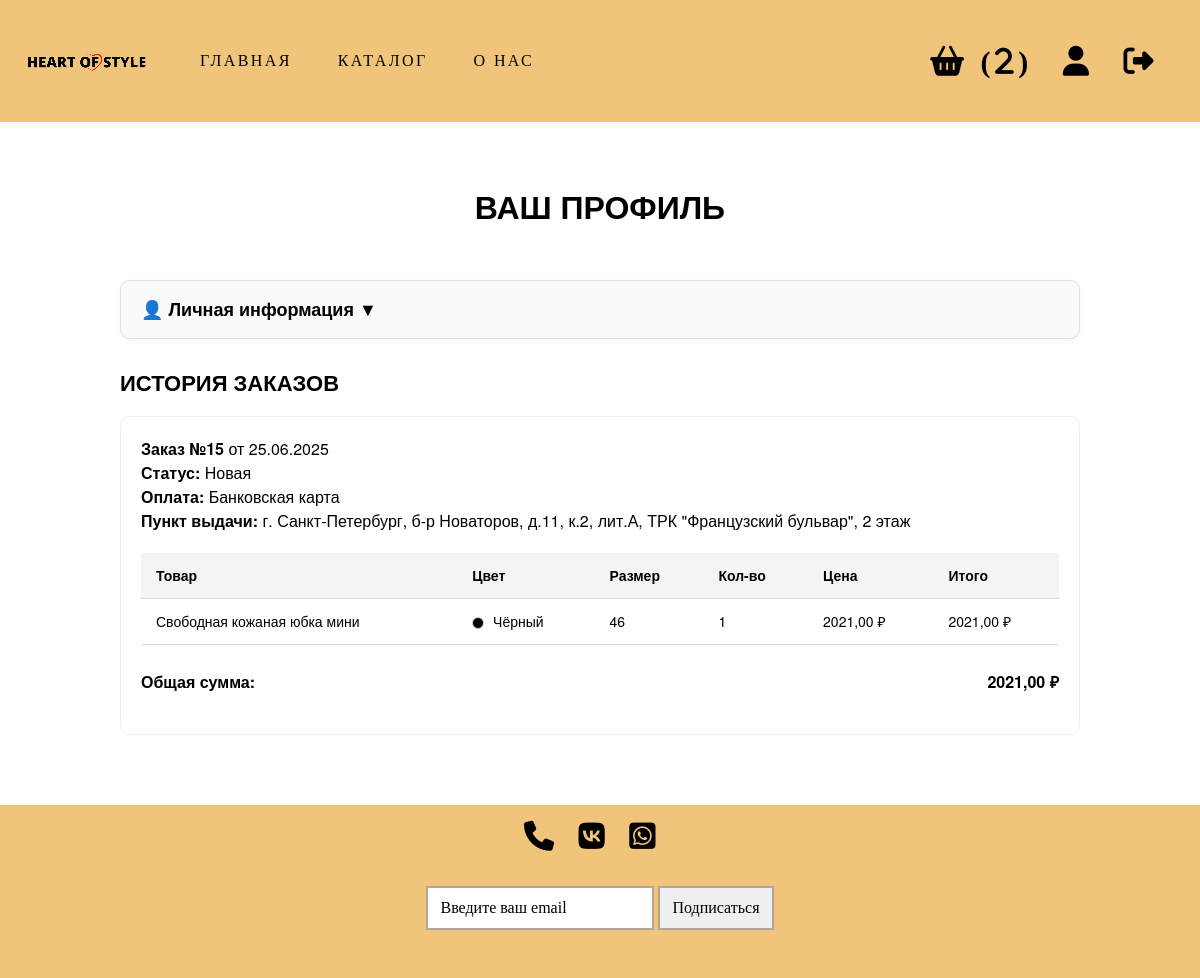
The page /profile/ (signed in) on the database its author committed.
### backend/general/models.py (models this page shows, shortened)
class Cart(models.Model):
    user = models.OneToOneField(User, on_delete=models.CASCADE)
    created_at = models.DateTimeField(auto_now_add=True)
    updated_at = models.DateTimeField(auto_now=True)
    @property
    def total_items(self):
        return self.items.count()

class Order(models.Model):
    TYPE_PAYMENT_CHOICES = [
        ("0", "Банковская карта "),
        ("1", "Наличные"),
    ]
    STATUS_CHOICES = [
        ("0", "Новая"),
        ("1", "В Обработке"),
        ("2", "Принята"),
        ("3", "Завершена"),
        ("4", "Отменена"),
    ]
    user = models.ForeignKey(
        User,
        on_delete=models.CASCADE
    )
    address = models.ForeignKey(
        PickupPoint,
        on_delete=models.SET_NULL,
        null=True,
        blank=False
    )
    type_payment = models.CharField(max_length=1, choices=TYPE_PAYMENT_CHOICES)
    status = models.CharField(max_length=1, choices=STATUS_CHOICES, default='0')
    date_at = models.DateTimeField(auto_now_add=True, verbose_name='Дата создания')
    product = models.ManyToManyField(
        Product,
        related_name='orders'
    )
    cancel_reason = models.CharField(max_length=200, null=True, blank=True)
    @property
    def total_price(self):
        return sum(item.total_price for item in self.items.all())

class PickupPoint(models.Model):
    address = models.CharField(max_length=255, unique=True)
    def __str__(self):
        return self.address

class OrderItem(models.Model):
    order = models.ForeignKey(Order, on_delete=models.CASCADE, related_name='items')
    product = models.ForeignKey(Product, on_delete=models.CASCADE)
    quantity = models.PositiveIntegerField(default=1)
    price = models.DecimalField(max_digits=10, decimal_places=2)  # цена на момент заказа
    color = models.ForeignKey(Color, on_delete=models.SET_NULL, null=True, blank=True)
    size = models.ForeignKey(Size, on_delete=models.SET_NULL, null=True, blank=True)
    @property
    def total_price(self):
        return self.quantity * self.price

class Product(models.Model):
    name = models.CharField(max_length=100)
    description = models.TextField()
    price = models.DecimalField(max_digits=10, decimal_places=2)
    created_at = models.DateTimeField(auto_now_add=True)

class Color(models.Model):
    name = models.CharField(max_length=100)
    hex_code=models.CharField(max_length=7, default='#FFFFFF')

class Size(models.Model):
    name = models.CharField(max_length=100)

### backend/general/views.py (the view)
# urls.py: path('profile/', profile, name='profile'),
def profile(request):
    if request.user.is_superuser:
        return redirect('admin_order')
    if not request.user.is_authenticated:
        return redirect('index')
    userprofile = get_object_or_404(UserProfile, user=request.user)
    orders = Order.objects.filter(user=request.user).prefetch_related(
        'items__product', 'items__color', 'items__size'
    ).select_related('address').order_by('-date_at')
    return render(request, 'profile.html', {
        'orders': orders,
        'userprofile': userprofile,
    })

### frontend/templates/profile.html (shortened to what this page needs)
{% extends 'base.html' %}
{% load static %}
{% block content %}
<div class="profile-container">
  <h1 class="profile-title">ВАШ ПРОФИЛЬ</h1>
  <details class="user-info">
    <summary>👤 Личная информация</summary>
  </details>
  <h2 class="order-history-title">История заказов</h2>
  {% for order in orders %}
    <div class="order-block">
      <p><strong>Заказ №{{ order.id }}</strong> от {{ order.date_at|date:"d.m.Y" }}</p>
      <p><strong>Статус:</strong> {{ order.get_status_display }}</p>
      <p><strong>Оплата:</strong> {{ order.get_type_payment_display }}</p>
      <p><strong>Пункт выдачи:</strong> {{ order.address|default:"—" }}</p>
      <table class="order-table">
        <thead>
          <tr>
            <th>Товар</th>
            <th>Цвет</th>
            <th>Размер</th>
            <th>Кол-во</th>
            <th>Цена</th>
            <th>Итого</th>
          </tr>
        </thead>
        <tbody>
          {% for item in order.items.all %}
            <tr>
              <td>{{ item.product.name }}</td>
              <td>
                {% if item.color %}
                  <span class="color-circle" style="background-color: {{ item.color.hex_code }}"></span>
                  {{ item.color.name }}
                {% else %}
                  —
                {% endif %}
              </td>
              <td>
                {% if item.size %}
                  {{ item.size.name }}
                {% else %}
                  —
                {% endif %}
              </td>
              <td>{{ item.quantity }}</td>
              <td>{{ item.price }} ₽</td>
              <td>{{ item.total_price }} ₽</td>
            </tr>
          {% endfor %}
        </tbody>
      </table>
      <p class="order-total">Общая сумма: <strong>{{ order.total_price }} ₽</strong></p>
    </div>
  {% empty %}
    <p>У вас пока нет заказов.</p>
  {% endfor %}
</div>
{% endblock %}

### frontend/templates/base.html (shortened to what this page needs)
{% load static %}
<!DOCTYPE html>
<html lang="en">
<head>
    <link rel="stylesheet" href="{% static 'my_css/font_awesome.css' %}">
    <link rel="stylesheet" href="{% static 'bootstrap.min.css' %}">
    <link rel="stylesheet" href="{% static 'my_css/style.css' %}">
</head>
<body class="d-flex flex-column min-vh-100">
    <nav class="navbar navbar-expand-lg bg-body-tertiary">
        <div class="container-fluid">
            <img src="{% static 'img/logo.png' %}" alt="Логотип" class="logo">
            {% if not user.is_superuser %}
            <div class="collapse navbar-collapse" id="navbarSupportedContent">
                <ul class="navbar-nav me-auto mb-2 mb-lg-0">
                    <li class="nav-item">
                        <a class="nav-link active" href="{% url 'index' %}">Главная</a>
                    </li>
                    <li class="nav-item">
                        <a class="nav-link active" href="{% url 'catalog' %}">Каталог</a>
                    </li>
                    <li class="nav-item">
                        <a class="nav-link active" href="{%url 'about'%}">О нас</a>
                    </li>
                </ul>
                {% endif %}
                <form class="d-flex" role="search">
                    {% if not user.is_authenticated %}
                        <a class="fa-solid fa-right-to-bracket fa active" href="{% url 'login' %}" title="Войти"></a>
                    {% else %}
                        {% if user.is_superuser %}
                            <a class="fa-solid fa-book fa active" href="{% url 'admin_order' %}" title="Заказы (админ)"></a>
                        {% else %}
                            <a href="{% url 'cart' %}" class="fa-solid fa-basket-shopping fa active" title="Корзина">
                                (<span class="cart-counter">{{ request.user.cart.total_items|default:0 }}</span>)
                            </a>
                            <a class="fa-solid fa-user fa active" href="{% url 'profile' %}" title="Профиль"></a>
                        {% endif %}
                        <a class="fa-solid fa-right-from-bracket fa active" href="{% url 'logout' %}" title="Выйти"></a>
                    {% endif %}
                </form>
            </div>
        </div>
    </nav>
    <div class="container flex-grow-1">
        {% block content %}{% endblock %}
    </div>
    <footer class="text-center py-3">
        <div class="footer center">
            <a href="#" class="me-3 fa-solid fa-phone fa active" title="Позвонить"></a>
            <a href="#" class="me-3 fa-brands fa-vk fa active" title="VK"></a>
            <a href="#" class="me-3 fa-brands fa-square-whatsapp fa active" title="WhatsApp"></a>
        </div>
        <form>
            <input type="email" placeholder="Введите ваш email">
            <button type="submit">Подписаться</button>
        </form>
    </footer>
</body>
</html>

### frontend/static/my_css/style.css (style rules this page uses)
:root { --two-color: #B1A59C; --main-color: rgb(240, 197, 123); --main-font: "Playfair Display" }
html, body { font-family: "Alegreya Sans"; color: black; font-size: 16px; margin: 0; padding: 0; width: 100%; min-height: 100vh; }
h1, h2, h3, h4, h5, h6 { padding: 0; margin: 0; text-transform: uppercase; }
h1 { text-align: center; padding-top: 25px; padding-bottom: 25px; }
ul, li { display: block; text-transform: uppercase; }
P { margin-bottom: 0px; }
a.active, a, a:hover, a:visited, a.active:visited { color: black; text-decoration: none; letter-spacing: 0.15em; transition: transform 0.2s; }
footer { position: relative; bottom: 0; right: 0; left: 0; }
.navbar { width: 100%; position: fixed; z-index: 200; height: 122px; }
.navbar, footer { background-color: var(--main-color) ; }
img.logo { margin-bottom: 36px; margin-right: 30px; }
.fa { font-size: 30px; }
a.active { margin-right: 30px; }
.fa-solid { transition: transform 0.2s; }
.container { width: 100%; max-width: 100%; padding: 0; margin: 0; padding-top: 122px; }
.footer.center { margin-bottom: 20px; }
form input[type="email"], form button[type="submit"] { border: 2px solid var(--two-color); padding: 8px 12px; }
input::placeholder { color: black; }
form { margin: 2em 0; }
a, a:hover, a:visited { color: black; text-decoration: none; transition: transform 0.2s; }
.color-circle { display: inline-block; width: 20px; height: 20px; border-radius: 50%; margin-right: 8px; vertical-align: middle; border: 1px solid #ddd; }
.order-total { display: flex; justify-content: space-between; padding: 20px 0; font-size: 18px; font-weight: bold; }
.user-info { background-color: var(--card-bg); border-radius: var(--radius); padding: 25px 30px; margin-bottom: 40px; box-shadow: 0 2px 10px rgba(0, 0, 0, 0.03); }
.order-table { width: 100%; border-collapse: collapse; }
.order-table th, .order-table td { padding: 12px; font-size: 14px; border-bottom: 1px solid var(--border); text-align: left; }
.order-table th { background-color: #fafafa; font-weight: 600; }
.order-total { text-align: right; font-weight: bold; padding-top: 15px; font-size: 15px; }
.profile-container { max-width: 1000px; margin: 0 auto; padding: 40px 20px; font-family: 'Helvetica Neue', sans-serif; }
.profile-title { text-align: center; font-size: 32px; font-weight: bold; margin-bottom: 30px; }
.user-info { border: 1px solid #ddd; border-radius: 10px; padding: 15px 20px; background: #fafafa; margin-bottom: 30px; }
.user-info summary { font-size: 18px; font-weight: 600; cursor: pointer; list-style: none; }
.user-info summary::after { content: " ▼"; }
.order-history-title { font-size: 22px; font-weight: bold; margin: 20px 0; }
.order-block { background: #fff; border: 1px solid #eee; padding: 20px; border-radius: 10px; margin-bottom: 30px; }
.order-table { width: 100%; border-collapse: collapse; margin-top: 15px; }
.order-table th, .order-table td { padding: 12px; text-align: left; border-bottom: 1px solid #ddd; font-size: 14px; }
.order-table th { background-color: #f4f4f4; font-weight: 600; }
.color-circle { display: inline-block; width: 12px; height: 12px; border-radius: 50%; margin-right: 5px; border: 1px solid #ccc; vertical-align: middle; }
.order-total { text-align: right; font-size: 16px; margin-top: 10px; }
.order-table { width: 100%; border-collapse: collapse; margin-top: 20px; }
.order-table th, .order-table td { padding: 12px 15px; text-align: left; border-bottom: 1px solid #ddd; }

### rows shown on the page
Order: id "15", date_at "25.06.2025", status "Новая", type_payment "Банковская карта", address "г. Санкт-Петербург, б-р Новаторов, д.11, к.2, лит.А, ТРК \"Французский бульвар\", 2 этаж", total_price "2021,00"
OrderItem: product.name "Свободная кожаная юбка мини", color.name "Чёрный", size.name "46", quantity "1", price "2021,00", total_price "2021,00"

### other values the page prints
{{ request.user.cart.total_items|default:0 }} "2"
